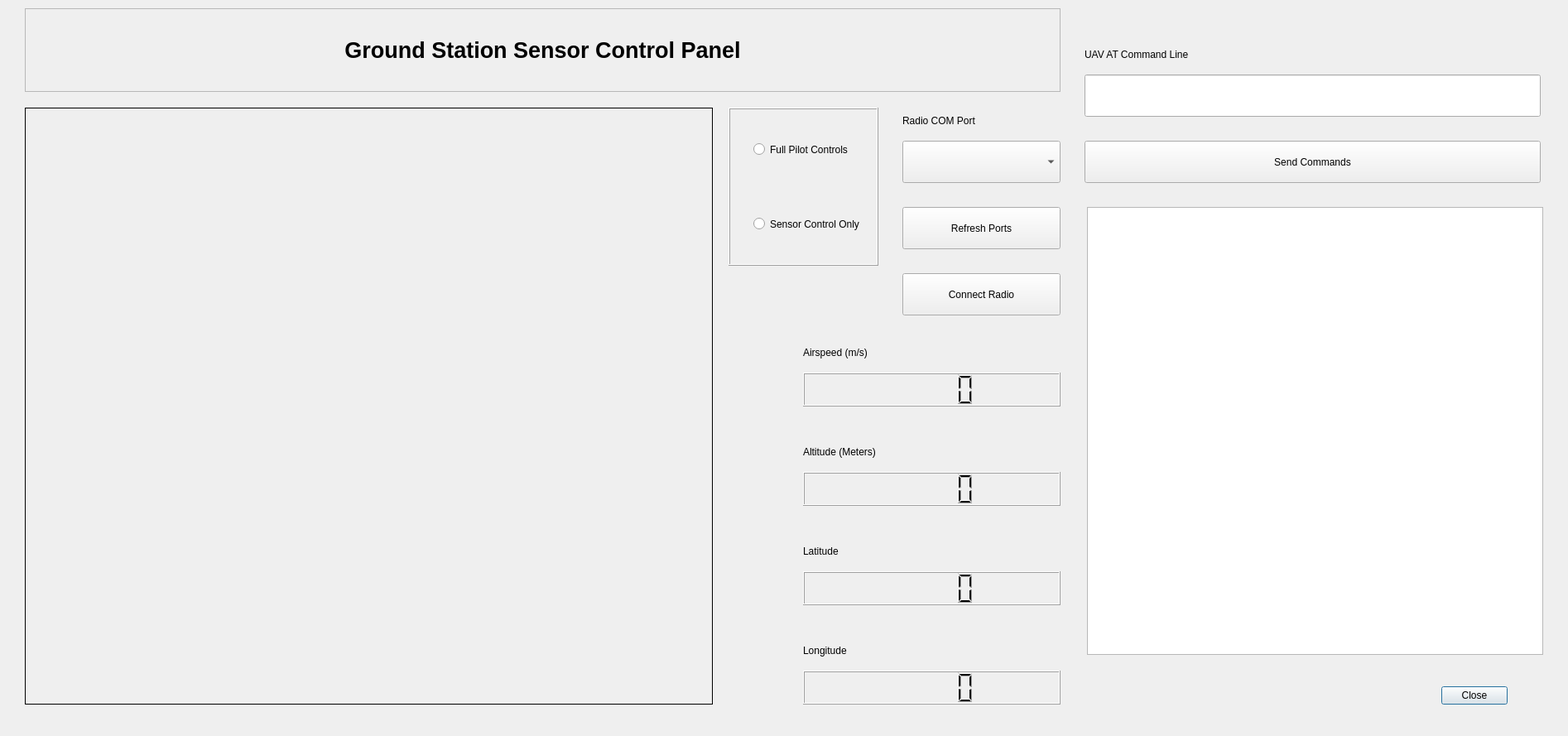
<?xml version="1.0" encoding="UTF-8"?>
<ui version="4.0">
 <class>GroundStationSensorControl</class>
 <widget class="QDialog" name="GroundStationSensorControl">
  <property name="geometry">
   <rect>
    <x>0</x>
    <y>0</y>
    <width>1894</width>
    <height>889</height>
   </rect>
  </property>
  <property name="focusPolicy">
   <enum>Qt::WheelFocus</enum>
  </property>
  <property name="contextMenuPolicy">
   <enum>Qt::NoContextMenu</enum>
  </property>
  <property name="acceptDrops">
   <bool>false</bool>
  </property>
  <property name="windowTitle">
   <string>GS Sensor Control Panel</string>
  </property>
  <property name="modal">
   <bool>false</bool>
  </property>
  <widget class="QDialogButtonBox" name="buttonBox">
   <property name="geometry">
    <rect>
     <x>1690</x>
     <y>820</y>
     <width>131</width>
     <height>41</height>
    </rect>
   </property>
   <property name="orientation">
    <enum>Qt::Horizontal</enum>
   </property>
   <property name="standardButtons">
    <set>QDialogButtonBox::Close</set>
   </property>
  </widget>
  <widget class="QLabel" name="FPV_Feed">
   <property name="geometry">
    <rect>
     <x>30</x>
     <y>130</y>
     <width>831</width>
     <height>721</height>
    </rect>
   </property>
   <property name="toolTip">
    <string>FPV Video Feed</string>
   </property>
   <property name="frameShape">
    <enum>QFrame::Box</enum>
   </property>
   <property name="midLineWidth">
    <number>4</number>
   </property>
   <property name="text">
    <string/>
   </property>
  </widget>
  <widget class="QComboBox" name="COM_Select">
   <property name="geometry">
    <rect>
     <x>1090</x>
     <y>170</y>
     <width>191</width>
     <height>51</height>
    </rect>
   </property>
  </widget>
  <widget class="QLabel" name="label">
   <property name="geometry">
    <rect>
     <x>1090</x>
     <y>130</y>
     <width>311</width>
     <height>31</height>
    </rect>
   </property>
   <property name="text">
    <string>Radio COM Port</string>
   </property>
  </widget>
  <widget class="QLabel" name="label_2">
   <property name="geometry">
    <rect>
     <x>30</x>
     <y>10</y>
     <width>1251</width>
     <height>101</height>
    </rect>
   </property>
   <property name="font">
    <font>
     <family>MS Shell Dlg 2</family>
     <pointsize>20</pointsize>
     <weight>75</weight>
     <bold>true</bold>
    </font>
   </property>
   <property name="frameShape">
    <enum>QFrame::StyledPanel</enum>
   </property>
   <property name="frameShadow">
    <enum>QFrame::Raised</enum>
   </property>
   <property name="lineWidth">
    <number>3</number>
   </property>
   <property name="midLineWidth">
    <number>0</number>
   </property>
   <property name="text">
    <string>Ground Station Sensor Control Panel</string>
   </property>
   <property name="textFormat">
    <enum>Qt::AutoText</enum>
   </property>
   <property name="scaledContents">
    <bool>true</bool>
   </property>
   <property name="alignment">
    <set>Qt::AlignCenter</set>
   </property>
   <property name="textInteractionFlags">
    <set>Qt::NoTextInteraction</set>
   </property>
  </widget>
  <widget class="QLabel" name="label_3">
   <property name="geometry">
    <rect>
     <x>970</x>
     <y>410</y>
     <width>311</width>
     <height>31</height>
    </rect>
   </property>
   <property name="text">
    <string>Airspeed (m/s)</string>
   </property>
  </widget>
  <widget class="QLCDNumber" name="Airspeed">
   <property name="geometry">
    <rect>
     <x>970</x>
     <y>450</y>
     <width>311</width>
     <height>41</height>
    </rect>
   </property>
   <property name="toolTip">
    <string>Meters Per Second</string>
   </property>
  </widget>
  <widget class="QLabel" name="label_4">
   <property name="geometry">
    <rect>
     <x>970</x>
     <y>530</y>
     <width>311</width>
     <height>31</height>
    </rect>
   </property>
   <property name="text">
    <string>Altitude (Meters)</string>
   </property>
  </widget>
  <widget class="QLCDNumber" name="Altitude">
   <property name="geometry">
    <rect>
     <x>970</x>
     <y>570</y>
     <width>311</width>
     <height>41</height>
    </rect>
   </property>
   <property name="toolTip">
    <string>Meters</string>
   </property>
  </widget>
  <widget class="QLabel" name="label_5">
   <property name="geometry">
    <rect>
     <x>970</x>
     <y>650</y>
     <width>311</width>
     <height>31</height>
    </rect>
   </property>
   <property name="text">
    <string>Latitude</string>
   </property>
  </widget>
  <widget class="QLCDNumber" name="Latitude">
   <property name="geometry">
    <rect>
     <x>970</x>
     <y>690</y>
     <width>311</width>
     <height>41</height>
    </rect>
   </property>
   <property name="toolTip">
    <string>Lat - Decimal</string>
   </property>
  </widget>
  <widget class="QLabel" name="label_6">
   <property name="geometry">
    <rect>
     <x>970</x>
     <y>770</y>
     <width>311</width>
     <height>31</height>
    </rect>
   </property>
   <property name="text">
    <string>Longitude</string>
   </property>
  </widget>
  <widget class="QLCDNumber" name="Longitude">
   <property name="geometry">
    <rect>
     <x>970</x>
     <y>810</y>
     <width>311</width>
     <height>41</height>
    </rect>
   </property>
   <property name="toolTip">
    <string>Lon - Decimal</string>
   </property>
  </widget>
  <widget class="QPushButton" name="Refresh_Ports">
   <property name="geometry">
    <rect>
     <x>1090</x>
     <y>250</y>
     <width>191</width>
     <height>51</height>
    </rect>
   </property>
   <property name="text">
    <string>Refresh Ports</string>
   </property>
  </widget>
  <widget class="QLineEdit" name="UAV_AT_Command_Line">
   <property name="geometry">
    <rect>
     <x>1310</x>
     <y>90</y>
     <width>551</width>
     <height>51</height>
    </rect>
   </property>
  </widget>
  <widget class="QLabel" name="label_7">
   <property name="geometry">
    <rect>
     <x>1310</x>
     <y>50</y>
     <width>551</width>
     <height>31</height>
    </rect>
   </property>
   <property name="text">
    <string>UAV AT Command Line</string>
   </property>
  </widget>
  <widget class="QFrame" name="frame">
   <property name="geometry">
    <rect>
     <x>880</x>
     <y>130</y>
     <width>181</width>
     <height>191</height>
    </rect>
   </property>
   <property name="frameShape">
    <enum>QFrame::Box</enum>
   </property>
   <property name="frameShadow">
    <enum>QFrame::Raised</enum>
   </property>
   <widget class="QRadioButton" name="Sensor_Control_Only">
    <property name="geometry">
     <rect>
      <x>30</x>
      <y>110</y>
      <width>131</width>
      <height>61</height>
     </rect>
    </property>
    <property name="toolTip">
     <string>Use joysticks to fly the UAV</string>
    </property>
    <property name="toolTipDuration">
     <number>-1</number>
    </property>
    <property name="statusTip">
     <string/>
    </property>
    <property name="whatsThis">
     <string>Use joysticks to fly the UAV</string>
    </property>
    <property name="text">
     <string>Sensor Control Only</string>
    </property>
   </widget>
   <widget class="QRadioButton" name="Full_Pilot_Control">
    <property name="geometry">
     <rect>
      <x>30</x>
      <y>20</y>
      <width>131</width>
      <height>61</height>
     </rect>
    </property>
    <property name="toolTip">
     <string>Use joysticks to fly the UAV</string>
    </property>
    <property name="toolTipDuration">
     <number>-1</number>
    </property>
    <property name="statusTip">
     <string/>
    </property>
    <property name="whatsThis">
     <string>Use joysticks to fly the UAV</string>
    </property>
    <property name="text">
     <string>Full Pilot Controls</string>
    </property>
   </widget>
  </widget>
  <widget class="QPushButton" name="Send_Commands">
   <property name="geometry">
    <rect>
     <x>1310</x>
     <y>170</y>
     <width>551</width>
     <height>51</height>
    </rect>
   </property>
   <property name="text">
    <string>Send Commands</string>
   </property>
  </widget>
  <widget class="QTextEdit" name="Command_Output">
   <property name="geometry">
    <rect>
     <x>1313</x>
     <y>250</y>
     <width>551</width>
     <height>541</height>
    </rect>
   </property>
   <property name="readOnly">
    <bool>true</bool>
   </property>
  </widget>
  <widget class="QPushButton" name="Connect_Radio">
   <property name="geometry">
    <rect>
     <x>1090</x>
     <y>330</y>
     <width>191</width>
     <height>51</height>
    </rect>
   </property>
   <property name="text">
    <string>Connect Radio</string>
   </property>
  </widget>
  <zorder>frame</zorder>
  <zorder>buttonBox</zorder>
  <zorder>FPV_Feed</zorder>
  <zorder>COM_Select</zorder>
  <zorder>label</zorder>
  <zorder>label_2</zorder>
  <zorder>label_3</zorder>
  <zorder>Airspeed</zorder>
  <zorder>label_4</zorder>
  <zorder>Altitude</zorder>
  <zorder>label_5</zorder>
  <zorder>Latitude</zorder>
  <zorder>label_6</zorder>
  <zorder>Longitude</zorder>
  <zorder>Refresh_Ports</zorder>
  <zorder>UAV_AT_Command_Line</zorder>
  <zorder>label_7</zorder>
  <zorder>Send_Commands</zorder>
  <zorder>Command_Output</zorder>
  <zorder>Connect_Radio</zorder>
 </widget>
 <resources/>
 <connections>
  <connection>
   <sender>buttonBox</sender>
   <signal>accepted()</signal>
   <receiver>GroundStationSensorControl</receiver>
   <slot>accept()</slot>
   <hints>
    <hint type="sourcelabel">
     <x>550</x>
     <y>440</y>
    </hint>
    <hint type="destinationlabel">
     <x>570</x>
     <y>461</y>
    </hint>
   </hints>
  </connection>
  <connection>
   <sender>buttonBox</sender>
   <signal>rejected()</signal>
   <receiver>GroundStationSensorControl</receiver>
   <slot>reject()</slot>
   <hints>
    <hint type="sourcelabel">
     <x>680</x>
     <y>451</y>
    </hint>
    <hint type="destinationlabel">
     <x>665</x>
     <y>461</y>
    </hint>
   </hints>
  </connection>
 </connections>
</ui>
